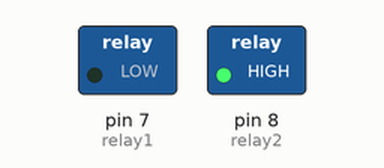
A sketch run on a simulated Arduino Uno, built with avr-gcc and run on an emulated ATmega328P. Parts: switched loads named in the sketch (green lamp = pin HIGH).

Above: at 1.0 s.
At 3.0 s:
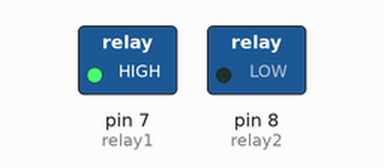
Timing chart, 0 to 5.2 s (numbered marks = the images above):
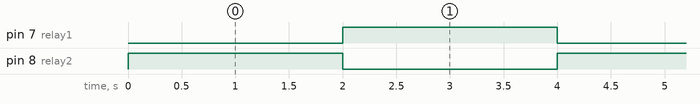

The sketch:

Sequential_LED.ino
```cpp
const int relay1 = 7; // selected pin
const int relay2 = 8; // selected pin

void setup() {
pinMode(relay1, OUTPUT); // setup the output of every pin
pinMode(relay2, OUTPUT); // setup the output of every pin
}

void loop() { // loop your main program
 digitalWrite(relay1,LOW); // default program
 digitalWrite(relay2,HIGH); // default program
do { // using do while
  delay(2000);
  digitalWrite(relay1,HIGH);
  digitalWrite(relay2,LOW);

}while(digitalRead(relay1)== LOW);
do{
  delay(2000);
  digitalWrite(relay2,HIGH);
  digitalWrite(relay1,LOW);
}while(digitalRead(relay2)== LOW);
}
```

Measured:
- by itself, pin 7 (relay1), pin 8 (relay2): alternates HIGH for 2.0 s and LOW for 2.0 s
